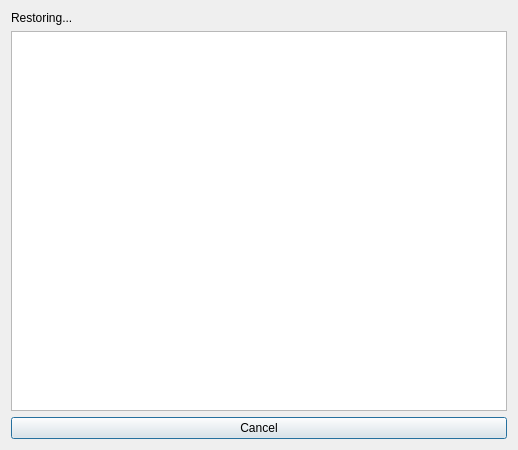
<?xml version="1.0" encoding="UTF-8"?>
<ui version="4.0">
 <class>RestoreDialog</class>
 <widget class="QDialog" name="RestoreDialog">
  <property name="geometry">
   <rect>
    <x>0</x>
    <y>0</y>
    <width>518</width>
    <height>450</height>
   </rect>
  </property>
  <property name="windowTitle">
   <string>Restore</string>
  </property>
  <layout class="QGridLayout" name="gridLayout_2">
   <item row="0" column="0">
    <layout class="QGridLayout" name="gridLayout">
     <item row="1" column="0">
      <widget class="QTextEdit" name="RestoreTextEdit">
       <property name="textInteractionFlags">
        <set>Qt::LinksAccessibleByMouse|Qt::TextSelectableByMouse</set>
       </property>
      </widget>
     </item>
     <item row="0" column="0">
      <widget class="QLabel" name="RestoreLabel">
       <property name="text">
        <string>Restoring...</string>
       </property>
      </widget>
     </item>
     <item row="2" column="0">
      <widget class="QPushButton" name="CancelButton">
       <property name="text">
        <string>Cancel</string>
       </property>
      </widget>
     </item>
    </layout>
   </item>
  </layout>
 </widget>
 <resources/>
 <connections>
  <connection>
   <sender>CancelButton</sender>
   <signal>clicked()</signal>
   <receiver>RestoreDialog</receiver>
   <slot>CancelButton_clicked()</slot>
   <hints>
    <hint type="sourcelabel">
     <x>259</x>
     <y>421</y>
    </hint>
    <hint type="destinationlabel">
     <x>295</x>
     <y>-11</y>
    </hint>
   </hints>
  </connection>
  <connection>
   <sender>CancelButton</sender>
   <signal>clicked()</signal>
   <receiver>RestoreDialog</receiver>
   <slot>reject()</slot>
   <hints>
    <hint type="sourcelabel">
     <x>275</x>
     <y>429</y>
    </hint>
    <hint type="destinationlabel">
     <x>219</x>
     <y>-5</y>
    </hint>
   </hints>
  </connection>
 </connections>
 <slots>
  <slot>CancelButton_clicked()</slot>
 </slots>
</ui>
